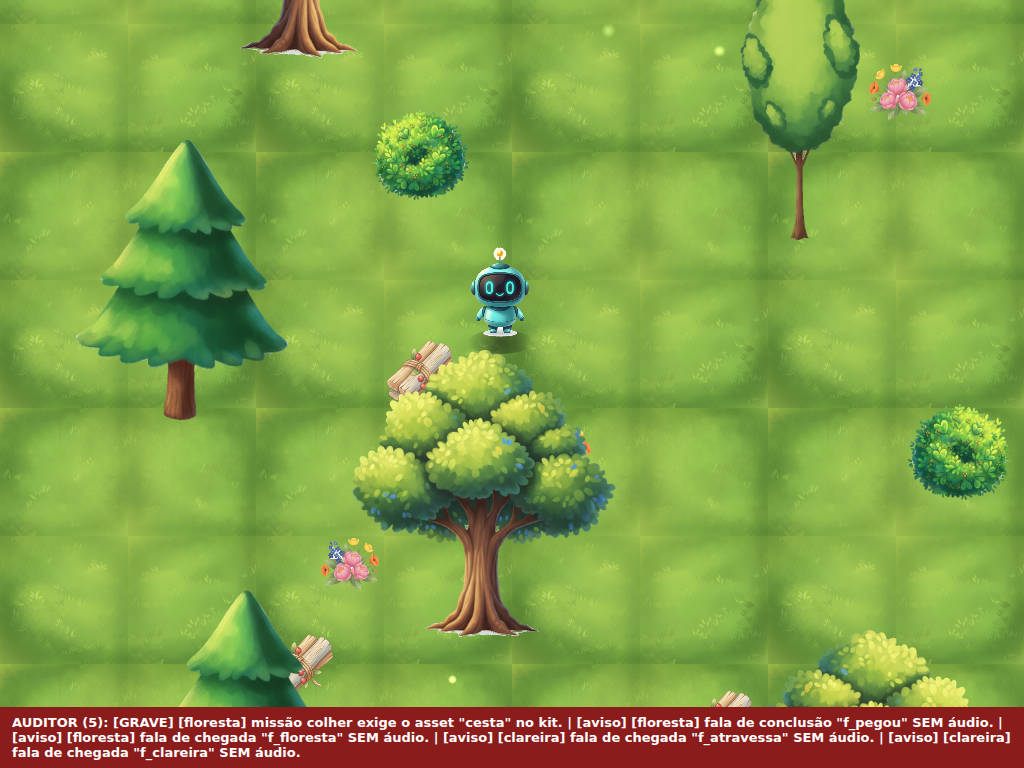
#> input picture _qa/app-qa-inicio.png, 1024 x 768 px
$ python pontos.py app-qa-inicio.png
#> lines starting #> are read from the running program, lines starting #| are printed output that depends on the picture; after the words box and inside, x2 and y2 are one past the last pixel; in counts of white or black regions, pixels touching at a corner belong together
# -*- coding: utf-8 -*-
# ============================================================
#  ONDE ESTA CADA COISA NA ARTE — para nao chutar coordenada
#
#  Nasceu na cartografia (ago/2026): eu punha o alvo da fase "ache no mapa" numa
#  posicao ESTIMADA, e ele caia AO LADO da igreja. A crianca tocava no lugar
#  certo e levava "errado" — o pior tipo de defeito, porque ensina o contrario.
#
#  Este medidor abre a arte e diz, em % da largura e da altura, onde esta o
#  centro de cada mancha de cor. E so copiar o numero para o codigo.
#
#  Uso:  python3 _qa/pontos.py _mapa/img/mp_mapa.jpg
#        python3 _qa/pontos.py _mapa/img/mp_mapa.jpg vermelho verde azul
# ============================================================
import sys
try:
    from PIL import Image
    import numpy as np
except Exception:
    print("precisa de Pillow e numpy"); sys.exit(2)

CORES = {
    "vermelho": lambda R, G, B: (R > 140) & (R > G + 45) & (R > B + 45),
    "verde":    lambda R, G, B: (G > 90) & (G > R + 18) & (G > B + 18),
    "azul":     lambda R, G, B: (B > 100) & (B > R + 25) & (B > G + 5),
    "amarelo":  lambda R, G, B: (R > 160) & (G > 140) & (B < 110),
    "marrom":   lambda R, G, B: (R > 90) & (R < 190) & (R > G + 20) & (G > B + 10),
    "branco":   lambda R, G, B: (R > 205) & (G > 200) & (B > 190) & (abs(R - G) < 18),
    "escuro":   lambda R, G, B: (R + G + B) < 260,
}

def main():
    if len(sys.argv) < 2:
        print(__doc__); return 2
    arq = sys.argv[1]
    quais = sys.argv[2:] or list(CORES.keys())
    im = Image.open(arq).convert("RGB")
#> im is the input picture: PIL image 1024x768 RGB; mean R, G, B 130.2, 160.3, 71.1
    w, h = im.size
#> w = 1024; h = 768
    a = np.asarray(im).astype(int)
    R, G, B = a[:, :, 0], a[:, :, 1], a[:, :, 2]
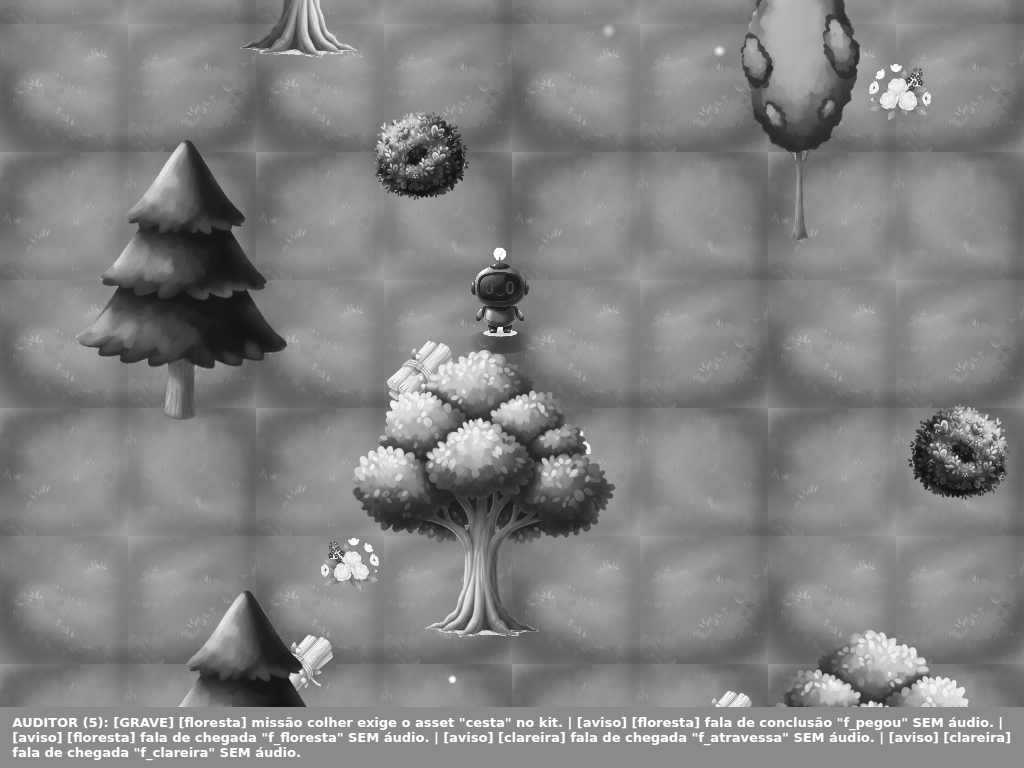
#> R: shape (768, 1024) int64; min 15, max 255, mean 130.2
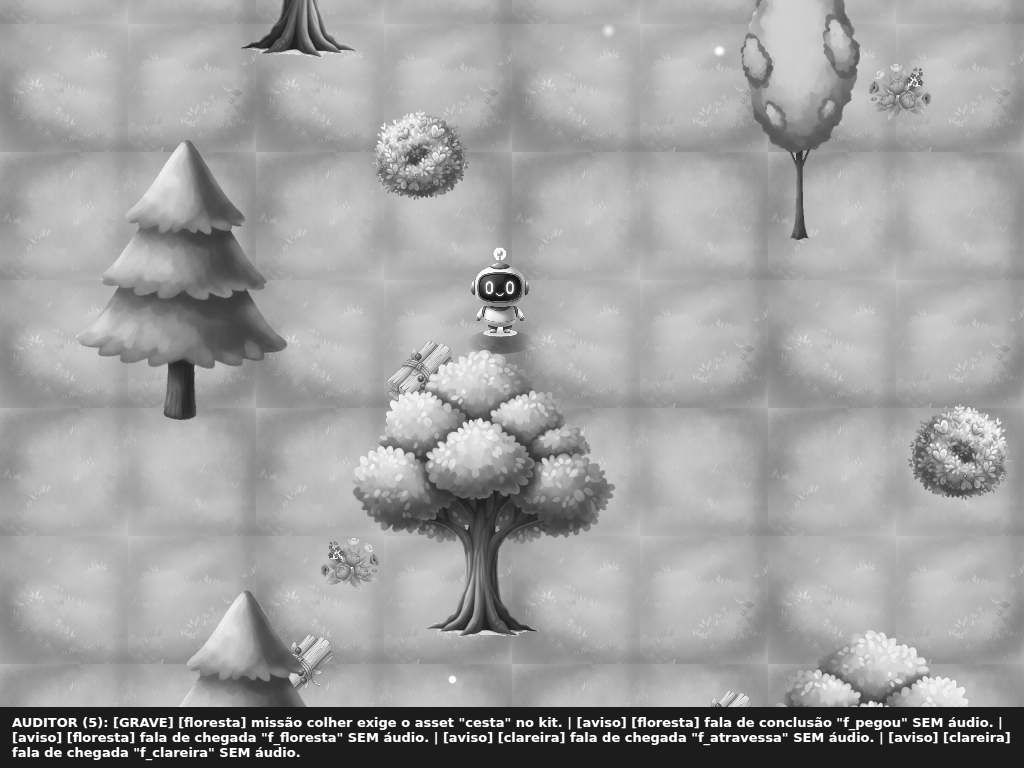
#> G: shape (768, 1024) int64; min 19, max 255, mean 160.3
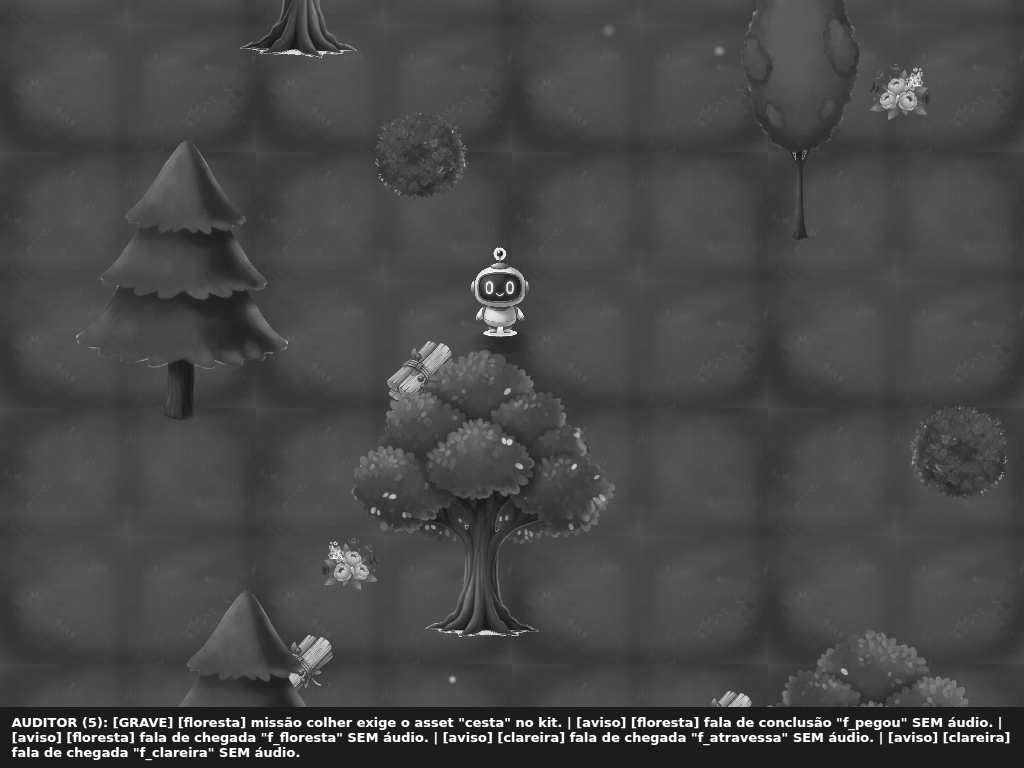
#> B: shape (768, 1024) int64; min 18, max 255, mean 71.1
    print("%s  (%d x %d)" % (arq, w, h))
#| app-qa-inicio.png  (1024 x 768)
    for nome in quais:
        f = CORES.get(nome)
        if not f:
            print("  cor desconhecida: %s" % nome); continue
        m = f(R, G, B)
        # ignora a moldura: mancha colada na borda costuma ser o fundo
        m[:3, :] = False; m[-3:, :] = False; m[:, :3] = False; m[:, -3:] = False
        ys, xs = np.where(m)
        # mancha que ocupa mais de um quarto da arte e o FUNDO, nao um lugar
        if len(xs) > 0.25 * w * h:
            print("  %-9s - (e o fundo: %d%% da arte)" % (nome, round(100.0 * len(xs) / (w * h))))
            continue
        if len(xs) < max(150, (w * h) // 4000):
            print("  %-9s -" % nome); continue
        # separa em ate 3 grupos pela posicao horizontal, para achar manchas distintas
        ordem = np.argsort(xs)
        xs, ys = xs[ordem], ys[ordem]
        cortes = [0, len(xs)]
        saltos = np.where(np.diff(xs) > w * 0.12)[0]
        if len(saltos):
            cortes = [0] + [int(s) + 1 for s in saltos[:2]] + [len(xs)]
        for i in range(len(cortes) - 1):
            gx, gy = xs[cortes[i]:cortes[i + 1]], ys[cortes[i]:cortes[i + 1]]
            if len(gx) < 120: continue
            print("  %-9s x=%2.0f%%  y=%2.0f%%   (%d px%s)"
                  % (nome, 100.0 * gx.mean() / w, 100.0 * gy.mean() / h, len(gx),
                     "" if len(cortes) == 2 else ", mancha %d" % (i + 1)))
#> this loop made 7 passes
#|   vermelho  x=45%  y=70%   (9816 px)
#|   verde     - (e o fundo: 85% da arte)
#|   azul      x=48%  y=82%   (2818 px)
#|   amarelo   x=56%  y=48%   (33586 px)
#|   marrom    x=42%  y=56%   (7667 px)
#|   branco    x=44%  y=90%   (6335 px)
#|   escuro    x=46%  y=73%   (92602 px)
#> pass 1, in main, `m = f(R, G, B)`:
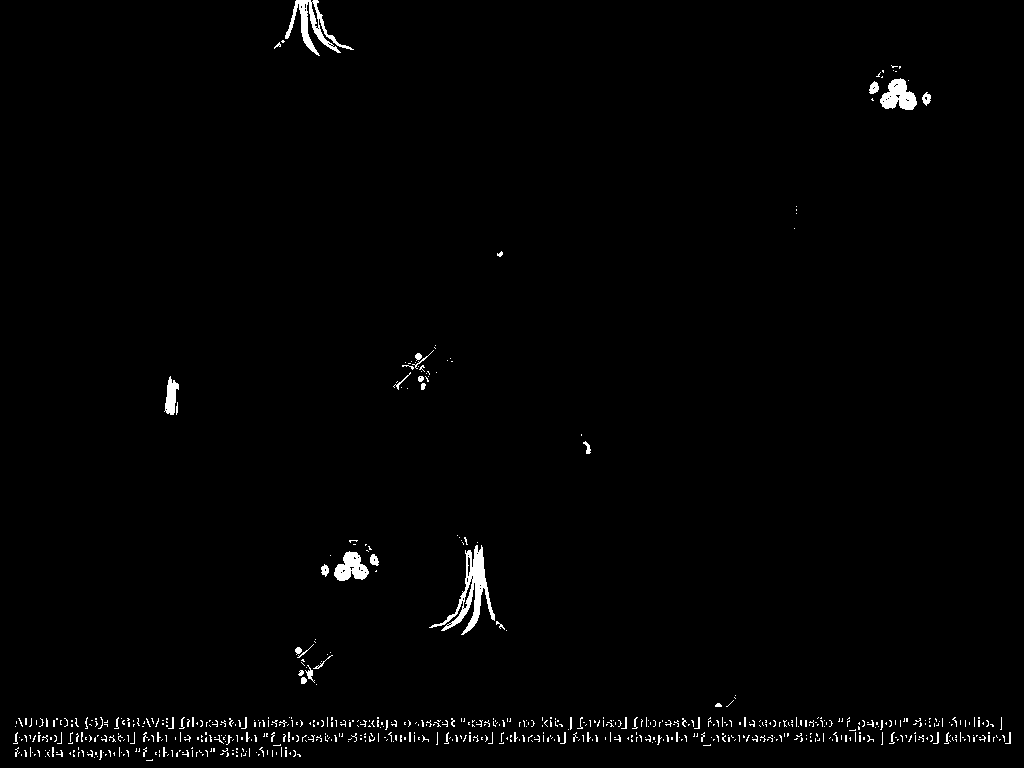
#> m: shape (768, 1024) bool; 1.3% white; 693 white regions (636 under 20 px), largest, box (x1, y1, x2, y2) and area: (429, 545, 495, 635) 1506, (285, 0, 354, 56) 1049, (880, 78, 917, 110) 737
#> after the loop:
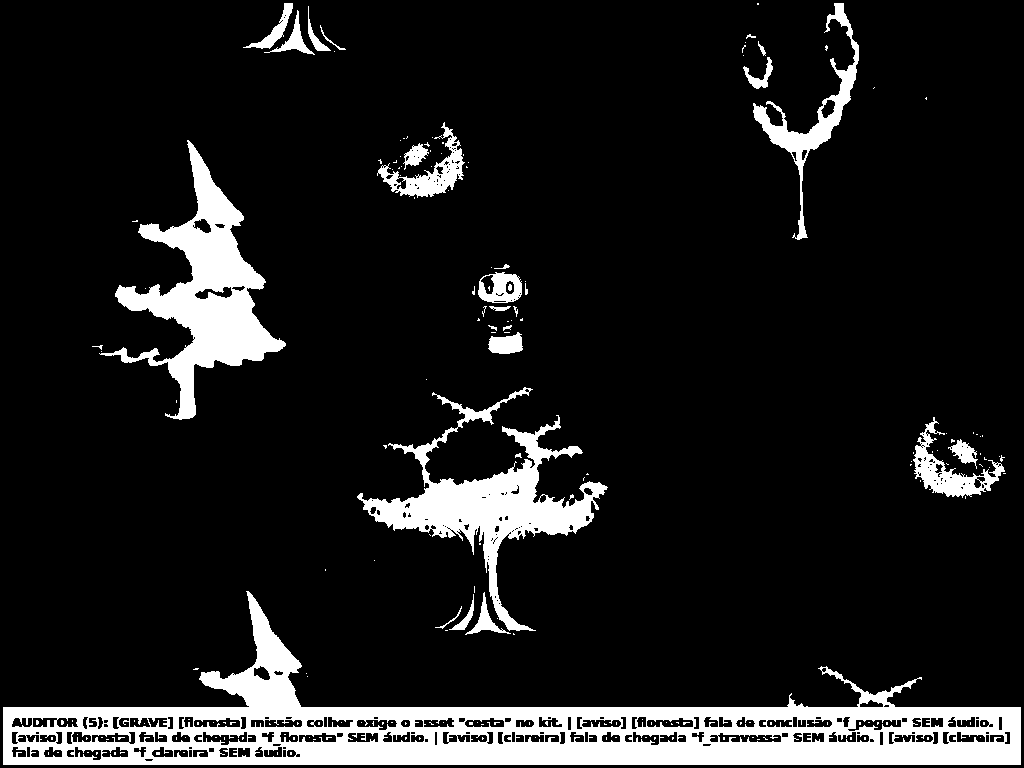
#> m: shape (768, 1024) bool; 11.8% white; 198 white regions (170 under 20 px), largest, box (x1, y1, x2, y2) and area: (3, 591, 1021, 765) 50899, (99, 140, 286, 420) 15177, (357, 387, 608, 631) 13436
    return 0

sys.exit(main())
#> (the program exits here)
